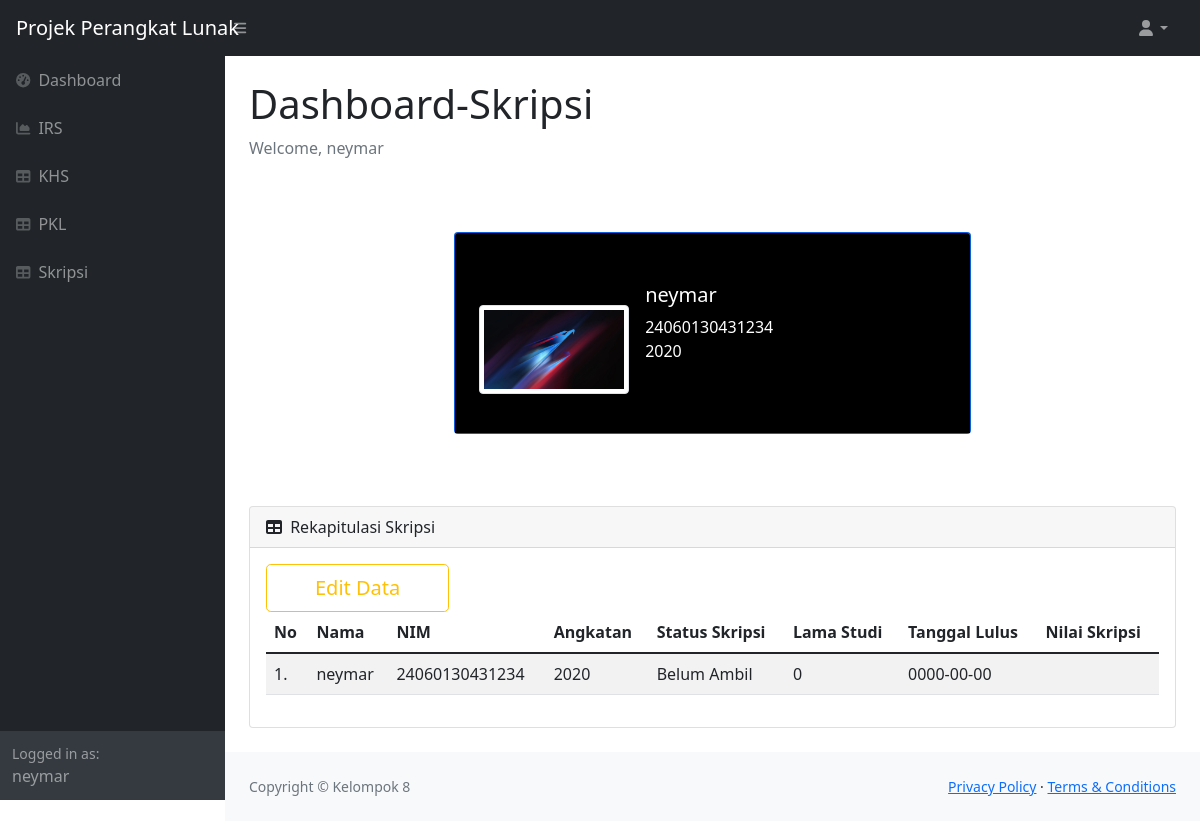
/mahasiswa/skripsi_mahasiswa.php (signed in), run on the app's committed database.
### tables this page shows
CREATE TABLE `mahasiswa` (
  `nim` varchar(14) NOT NULL,
  `nama` char(100) NOT NULL,
  `alamat` varchar(100) DEFAULT NULL,
  `kota` char(50) DEFAULT NULL,
  `provinsi` char(50) DEFAULT NULL,
  `angkatan` int(4) DEFAULT NULL,
  `jalur_masuk` char(30) DEFAULT NULL,
  `email` varchar(30) DEFAULT NULL,
  `no_handphone` varchar(13) DEFAULT NULL,
  `status` char(20) DEFAULT NULL,
  `dosen_wali` char(50) DEFAULT NULL,
  `id_pkl_fk` varchar(6) DEFAULT NULL,
  `id_skripsi_fk` varchar(6) DEFAULT NULL,
  `semester` int(100) NOT NULL,
  `id_provinsi_fk` int(10) DEFAULT NULL,
  `id_kota_fk` int(10) DEFAULT NULL,
  `id_user_fk` int(6) DEFAULT NULL
);

CREATE TABLE `users` (
  `user_id` int(6) NOT NULL,
  `username` varchar(50) NOT NULL,
  `email` varchar(50) NOT NULL,
  `password` varchar(50) NOT NULL,
  `level` varchar(20) NOT NULL
);

CREATE TABLE `skripsi` (
  `id_skripsi` varchar(6) NOT NULL DEFAULT '0',
  `status_skripsi` varchar(20) DEFAULT 'Belum Ambil',
  `tanggal_lulus` date DEFAULT NULL,
  `lama_studi` int(20) DEFAULT NULL,
  `nilai_skripsi` varchar(100) DEFAULT '-',
  `nim_mahasiswa_fk` varchar(14) DEFAULT NULL
);

### mahasiswa/skripsi_mahasiswa.php (the view, shortened to what this page needs)
<!DOCTYPE html>
<html lang="en">
    <head>
        <link href="https://cdn.jsdelivr.net/npm/simple-datatables@latest/dist/style.css" rel="stylesheet" />
        <link href="../css/styles.css" rel="stylesheet" />
    </head>
    <?php
        require_once('../lib/db_login.php');
        $email=$_SESSION['email'];
        $query = "SELECT * FROM users
                    INNER JOIN mahasiswa ON users.email=mahasiswa.email
                    WHERE users.email='$email'";
        $sql_ppl= mysqli_query($db, $query) or die (mysqli_error($db));
        $data = mysqli_fetch_array ($sql_ppl);
        $username = $data['username'];
     ?>
    <body class="sb-nav-fixed">
        <nav class="sb-topnav navbar navbar-expand navbar-dark bg-dark">
            <a class="navbar-brand ps-3">Projek Perangkat Lunak</a>
            <button class="btn btn-link btn-sm order-1 order-lg-0 me-4 me-lg-0" id="sidebarToggle" href="#!"><i class="fas fa-bars"></i></button>
            <ul class="navbar-nav ms-auto ms-md-0 me-3 me-lg-4">
                <li class="nav-item dropdown">
                    <a class="nav-link dropdown-toggle" id="navbarDropdown" href="#" role="button" data-bs-toggle="dropdown" aria-expanded="false"><i class="fas fa-user fa-fw"></i></a>
                </li>
            </ul>
        </nav>
        <div id="layoutSidenav">
            <div id="layoutSidenav_nav">
                <nav class="sb-sidenav accordion sb-sidenav-dark" id="sidenavAccordion">
                    <div class="sb-sidenav-menu">
                        <div class="nav">
                            <a class="nav-link" href="mahasiswa_home.php">
                                <div class="sb-nav-link-icon"><i class="fas fa-tachometer-alt"></i></div>
                                Dashboard
                            </a>
                            <a class="nav-link" href="irs_index.php">
                                <div class="sb-nav-link-icon"><i class="fas fa-chart-area"></i></div>
                                IRS
                            </a>
                            <a class="nav-link" href="khs_index.php">
                                <div class="sb-nav-link-icon"><i class="fas fa-table"></i></div>
                                KHS
                            </a>
                            <a class="nav-link" href="pkl_mahasiswa.php">
                                <div class="sb-nav-link-icon"><i class="fas fa-table"></i></div>
                                PKL
                            </a>
                            <a class="nav-link" href="skripsi_mahasiswa.php">
                                <div class="sb-nav-link-icon"><i class="fas fa-table"></i></div>
                                Skripsi
                            </a>
                        </div>
                    </div>
                    <div class="sb-sidenav-footer">
                        <div class="small">Logged in as:</div>
                        <?=$data['username']?>
                    </div>
                </nav>
            </div>
            <div id="layoutSidenav_content">
                <main>
                    <div class="container-fluid px-4">
                        <h1 class="mt-4">Dashboard-Skripsi</h1>
                        <ol class="breadcrumb mb-4">
                            <li class="breadcrumb-item active">Welcome, <?=$data['username']?></li>
                        </ol>
                        <div class="container py-5 h-100">
                            <div class="row d-flex justify-content-center align-items-center h-100">
                                <div class="col col-lg-9 col-xl-7">
                                    <div class="card bg-primary text-white mb-4">
                                            <div class="rounded-top text-white d-flex flex-row" style="background-color: #000; height:200px;">
                                                <div class="ms-4 mt-5 d-flex flex-column" style="width: 150px;">
                                                    <img src="../assets/img/avatar.jpg"
                                                        alt="Generic placeholder image" class="img-fluid img-thumbnail mt-4 mb-2"
                                                        style="width: 150px; z-index: 1">
                                                </div>
                                                <div class="ms-3" style="margin-top: 50px;">
                                                    <h5><?=$data['username']?></h5>
                                                    <p><?=$data['nim']?> <br>
                                                        <?=$data['angkatan']?>
                                                    </p>
                                                </div>
                                            </div>
                                        </div>
                                    </div>
                                </div>
                            </div>
                            <div class="card mb-4">
                            <div class="card-header">
                                <i class="fas fa-table me-1"></i>
                                Rekapitulasi Skripsi
                            </div>
                            <div class="card-body">
                            <a href="entry_skripsi.php" class="btn btn-outline-warning btn-lg px-5">Edit Data</a>
                            <table class="table table-striped" >
                                    <thead>
                                        <tr>
                                            <th>No</th>
                                            <th>Nama</th>
                                            <th>NIM</th>
                                            <th>Angkatan</th>
                                            <th>Status Skripsi</th>
                                            <th>Lama Studi</th>
                                            <th>Tanggal Lulus</th>
                                            <th>Nilai Skripsi</th>
                                        </tr>
                                    </thead>
                                    <tbody>
                                    <?php
                                    require_once('../lib/db_login.php');
                                    $no = 1;
                                    $query = "SELECT * FROM mahasiswa
                                                INNER JOIN pkl ON
                                                mahasiswa.id_pkl_fk = pkl.id_pkl
                                                INNER JOIN skripsi ON
                                                mahasiswa.id_skripsi_fk = skripsi.id_skripsi
                                                WHERE mahasiswa.nama='$username'"
                                                ;
                                    $sql_ppl= mysqli_query($db, $query) or die (mysqli_error($db));
                                    while($data = mysqli_fetch_array($sql_ppl)){ ?>
                                        <tr>
                                            <td><?=$no++?>.</td>
                                            <td><?=$data['nama']?></td>
                                            <td><?=$data['nim']?></td>
                                            <td><?=$data['angkatan']?></td>
                                            <td><?=$data['status_skripsi']?></td>
                                            <td><?=$data['lama_studi']?></td>
                                            <td><?=$data['tanggal_lulus']?></td>
                                            <td><?=$data['nilai_skripsi']?></td>
                                        </tr>
                                    <?php
                                    } ?>
                                    </tbody>
                                </table>
                            </div>
                        </div>
                    </div>
                </main>
                <footer class="py-4 bg-light mt-auto">
                    <div class="container-fluid px-4">
                        <div class="d-flex align-items-center justify-content-between small">
                            <div class="text-muted">Copyright &copy; Kelompok 8</div>
                            <div>
                                <a href="#">Privacy Policy</a>
                                &middot;
                                <a href="#">Terms &amp; Conditions</a>
                            </div>
                        </div>
                    </div>
                </footer>
            </div>
        </div>
    </body>
</html>

### data on the page
mahasiswa: id_user_fk.username "neymar", nim "24060130431234", angkatan "2020", nama "neymar", id_skripsi_fk.status_skripsi "Belum Ambil", id_skripsi_fk.lama_studi "0", id_skripsi_fk.tanggal_lulus "0000-00-00"
